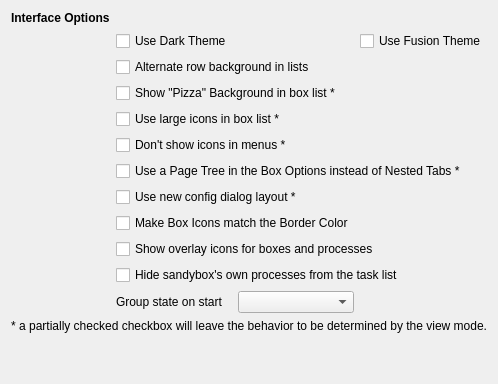
           <widget class="QWidget" name="tabUI">
            <attribute name="title">
             <string>User Interface</string>
            </attribute>
            <layout class="QGridLayout" name="gridLayout_11">
             <item row="0" column="0">
              <layout class="QGridLayout" name="gridLayout_15">
               <item row="3" column="1" colspan="2">
                <widget class="QCheckBox" name="chkBackground">
                 <property name="text">
                  <string>Show &quot;Pizza&quot; Background in box list *</string>
                 </property>
                 <property name="tristate">
                  <bool>true</bool>
                 </property>
                </widget>
               </item>
               <item row="15" column="1">
                <spacer name="verticalSpacer_8">
                 <property name="orientation">
                  <enum>Qt::Orientation::Vertical</enum>
                 </property>
                 <property name="sizeHint" stdset="0">
                  <size>
                   <width>20</width>
                   <height>40</height>
                  </size>
                 </property>
                </spacer>
               </item>
               <item row="1" column="1" colspan="2">
                <widget class="QCheckBox" name="chkDarkTheme">
                 <property name="text">
                  <string>Use Dark Theme</string>
                 </property>
                 <property name="tristate">
                  <bool>true</bool>
                 </property>
                </widget>
               </item>
               <item row="1" column="3">
                <widget class="QCheckBox" name="chkFusionTheme">
                 <property name="text">
                  <string>Use Fusion Theme</string>
                 </property>
                 <property name="tristate">
                  <bool>true</bool>
                 </property>
                </widget>
               </item>
               <item row="14" column="0" colspan="4">
                <widget class="QLabel" name="label_11">
                 <property name="text">
                  <string>* a partially checked checkbox will leave the behavior to be determined by the view mode.</string>
                 </property>
                 <property name="alignment">
                  <set>Qt::AlignmentFlag::AlignRight|Qt::AlignmentFlag::AlignTrailing|Qt::AlignmentFlag::AlignVCenter</set>
                 </property>
                </widget>
               </item>
               <item row="9" column="1" colspan="3">
                <widget class="QCheckBox" name="chkOverlayIcons">
                 <property name="text">
                  <string>Show overlay icons for boxes and processes</string>
                 </property>
                </widget>
               </item>
               <item row="8" column="1" colspan="3">
                <widget class="QCheckBox" name="chkColorIcons">
                 <property name="text">
                  <string>Make Box Icons match the Border Color</string>
                 </property>
                </widget>
               </item>
               <item row="6" column="1" colspan="3">
                <widget class="QCheckBox" name="chkOptTree">
                 <property name="text">
                  <string>Use a Page Tree in the Box Options instead of Nested Tabs *</string>
                 </property>
                 <property name="tristate">
                  <bool>true</bool>
                 </property>
                </widget>
               </item>
               <item row="10" column="1" colspan="3">
                <widget class="QCheckBox" name="chkHideCore">
                 <property name="text">
                  <string>Hide sandybox's own processes from the task list</string>
                 </property>
                </widget>
               </item>
               <item row="2" column="1" colspan="2">
                <widget class="QCheckBox" name="chkAltRows">
                 <property name="text">
                  <string>Alternate row background in lists</string>
                 </property>
                </widget>
               </item>
               <item row="4" column="1" colspan="2">
                <widget class="QCheckBox" name="chkLargeIcons">
                 <property name="text">
                  <string>Use large icons in box list *</string>
                 </property>
                 <property name="tristate">
                  <bool>true</bool>
                 </property>
                </widget>
               </item>
               <item row="5" column="1" colspan="2">
                <widget class="QCheckBox" name="chkNoIcons">
                 <property name="text">
                  <string>Don't show icons in menus *</string>
                 </property>
                 <property name="tristate">
                  <bool>true</bool>
                 </property>
                </widget>
               </item>
               <item row="0" column="0">
                <widget class="QLabel" name="lblInterface">
                 <property name="sizePolicy">
                  <sizepolicy hsizetype="Maximum" vsizetype="Preferred">
                   <horstretch>0</horstretch>
                   <verstretch>0</verstretch>
                  </sizepolicy>
                 </property>
                 <property name="font">
                  <font>
                   <bold>true</bold>
                   <kerning>true</kerning>
                  </font>
                 </property>
                 <property name="text">
                  <string>Interface Options</string>
                 </property>
                </widget>
               </item>
               <item row="7" column="1" colspan="2">
                <widget class="QCheckBox" name="chkNewLayout">
                 <property name="text">
                  <string>Use new config dialog layout *</string>
                 </property>
                 <property name="tristate">
                  <bool>true</bool>
                 </property>
                </widget>
               </item>
               <item row="11" column="2">
                <widget class="QComboBox" name="cmbGrouping"/>
               </item>
               <item row="11" column="1">
                <widget class="QLabel" name="label_34">
                 <property name="text">
                  <string>Group state on start</string>
                 </property>
                </widget>
               </item>
              </layout>
             </item>
            </layout>
           </widget>
